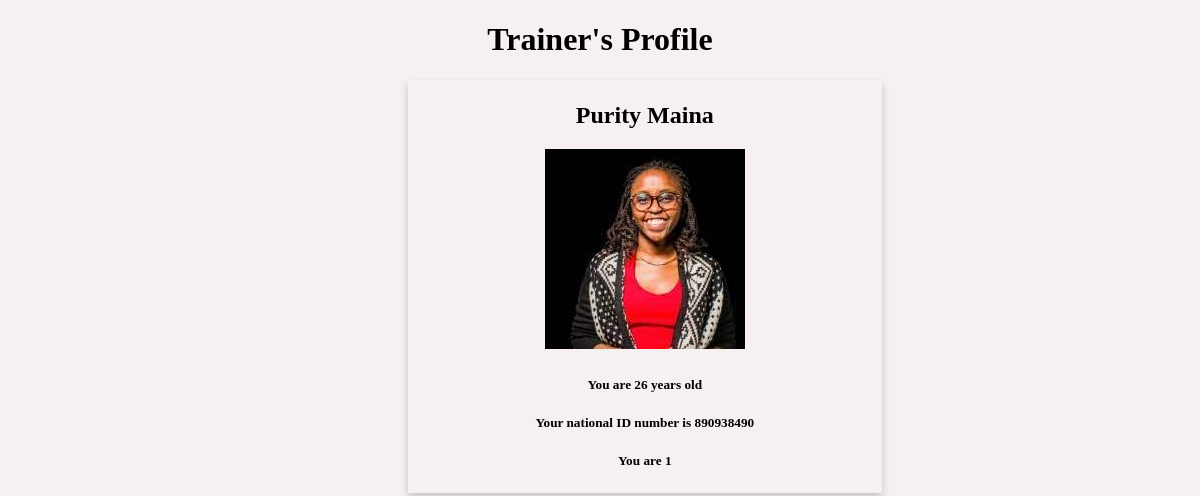
Screenshot of /trainer/profile/4/ with the database file from the repository.
### trainer/models.py (models this page shows)
class Trainer(models.Model):
    first_name=models.CharField(max_length=12, null=True)
    last_name=models.CharField(max_length=12, null=True)
    age=models.PositiveSmallIntegerField(null=True)
    national_id=models.CharField(max_length=20,null=True)
    nationality=(
        ('1','Kenyan'),
        ('2','Rwandan'),
        ('3','SouthSudanese'),
        ('4','Ugandan'),
    )
    nationality=models.CharField(
        max_length=15 , choices=nationality
    ,null=True)
    gender=(
        ('Female','Female'),
        ('male','Male'),
        ('Other','Other'),
    )
    gender=models.CharField(max_length=15,choices=gender)
    email_adress=models.EmailField(null=True)
    county=models.CharField(max_length=15,null=True)
    image=models.ImageField(upload_to ="images/",null=True)
    bio=models.TextField(null=True)
    contract=models.FileField(upload_to="documents/",null=True)
    date_hired=models.DateField(null=True)
    languages=(
        ('English','English'),
        ('Swahili','Swahili'),
        ('French','French'),
        ('Kinyarwanda','Kinyaruanda'),
    )
    languages=models.CharField(max_length=15,choices=languages,null=True)
    def full_name(self):
        return f"{self.first_name} {self.last_name}"

### trainer/views.py (the view)
# urls.py: path("profile/<int:id>/",trainer_profile,name="trainer_profile"),
def trainer_profile(request,id):
    trainer=Trainer.objects.get(id=id)
    return render(request,"trainer_profile.html",{"trainer":trainer})

### trainer/templates/trainer_profile.html (shortened to what this page needs)
<!DOCTYPE html>
<html lang="en">
<head>
</head>
<body>
    <h1 class="heading">Trainer's Profile</h1>
    <section class=" profile">
    <div class="container">
    <h2>{{trainer.full_name}}</h2>
    {% if trainer.image %}
    <h2> <img id="picha"src="{{trainer.image.url}}" width="200" height="200" ></h2>
    {% endif%}
    <h5>You are {{trainer.age}} years old</h2>
    <h5>Your national ID number is {{trainer.national_id}} </h2>
    <h5>You are {{trainer.nationality}} </h2>
    </div>
    </section>
</body>
</html>

### trainer/templates/trainer_profile.html (style rules this page uses)
body { background-color: rgb(247, 240, 240); justify-content: center; }
.profile { text-align: center; box-shadow: 0 4px 8px 0 rgba(0,0,0,0.2); transition: 0.3s; width: 40%; justify-content: center; margin-left: 400px; }
.container { padding: 2px 16px; }
.heading { text-align: center; }

### rows the page displays
Trainer: full_name "Purity Maina", image (picture), age "26", national_id "890938490", nationality "1"
